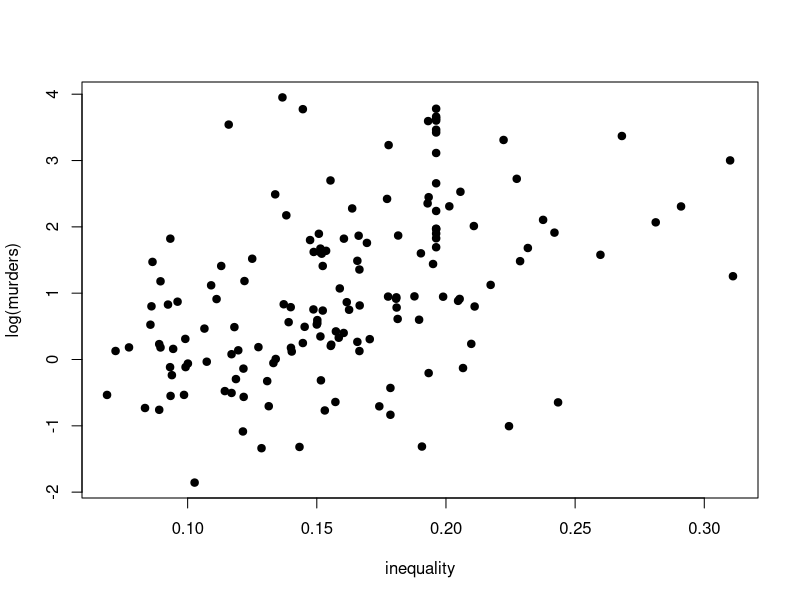
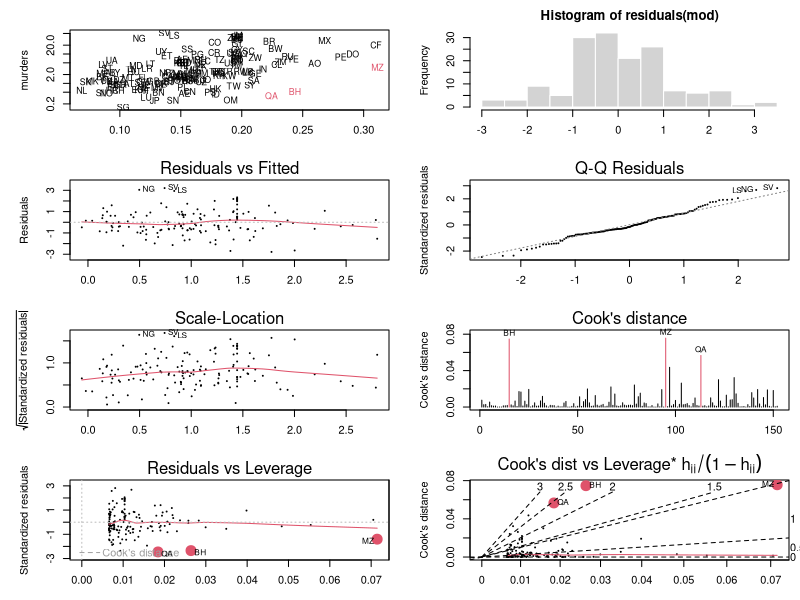

These charts were generated, in order, by the following R code:
# After this tweet https://twitter.com/blair_fix/status/1658254935769886721?s=20

d = read.csv("ineq_and_violence.csv")
head(d)
colnames(d) = c("country", "inequality", "murders")
plot(log(murders) ~ inequality, d, pch = 19)
mod = lm(log(murders) ~ inequality, d)

summary(mod)


par(mfrow=c(4,2), mai = c(0.4, 0.7, 0.3, 0.11))

plot(murders ~ inequality, log="y", d, pch = 19, cex=0)
text(d$murders ~ d$inequality, labels=d$country, cex=0.8,
     col=ifelse(d$country %in% c('QA', 'BH','MZ'),2,1))

hist(residuals(mod), border=F)

plot(mod, 1:3, pch=19, cex.lab=1, cex.main=0.1, 
     cex=0.1, labels.id=d$country)

plot(mod, 4:6, pch=19, cex.lab=1, cex.main=0.1, 
     cex=ifelse(d$country %in% c('QA', 'BH','MZ'), 2, 0.1), 
     labels.id=d$country, 
     col=ifelse(d$country %in% c('QA', 'BH','MZ'),2,1))

